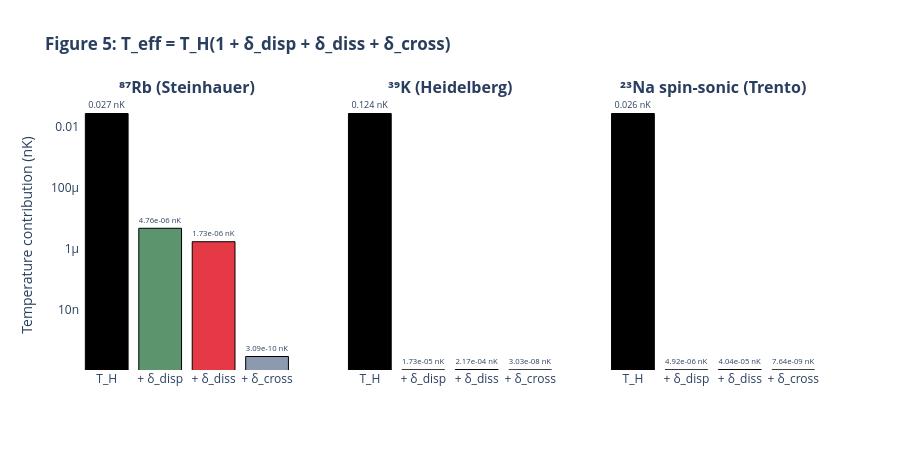

The notebook cell this image was saved under:
### Markdown cell above
**Figure 4.** The curve is the exact formula $\delta_{\text{diss}}^{\text{spin}} = \delta_{\text{diss}}^{\text{baseline}} \times (c_{\text{density}}/c_{\text{spin}})^2$ with `delta_diss_baseline` = the un-enhanced Rb-87 value computed above. Markers show specific experimental configurations.

---

### 5.5 Temperature Decomposition

### Code cell
# ────────────────────────────────────────────────
# Figure 5: Effective temperature decomposition
# T_eff = T_H · (1 + δ_disp + δ_diss + δ_cross)
# All values from the correction computation cell.
# ────────────────────────────────────────────────
fig5 = make_subplots(
    rows=1,
    cols=len(experiments),
    subplot_titles=[f"<b>{n}</b>" for n in experiments.keys()],
    shared_yaxes=True,
)

for col, (name, p) in enumerate(experiments.items(), 1):
    T_H_nK = p["T_H"] * 1e9  # Convert to nK for readability

    components = [
        ("T_H", T_H_nK, "#000000"),
        ("+ δ_disp", T_H_nK * p["delta_disp"], "#5C946E"),
        ("+ δ_diss", T_H_nK * p["delta_diss"], "#E63946"),
        ("+ δ_cross", T_H_nK * p["delta_cross"], "#8D99AE"),
    ]

    fig5.add_trace(
        go.Bar(
            x=[c[0] for c in components],
            y=[abs(c[1]) for c in components],
            marker_color=[c[2] for c in components],
            marker_line=dict(width=1, color="black"),
            text=[
                f"{c[1]:.2e} nK" if abs(c[1]) < 0.01 else f"{c[1]:.3f} nK"
                for c in components
            ],
            textposition="outside",
            textfont=dict(size=9),
            showlegend=False,
        ),
        row=1,
        col=col,
    )

fig5.update_yaxes(type="log", title_text="Temperature contribution (nK)", row=1, col=1)
fig5.update_layout(
    height=450,
    width=900,
    plot_bgcolor="white",
    title="<b>Figure 5: T_eff = T_H(1 + δ_disp + δ_diss + δ_cross)</b>",
)
fig5.show()

### Figure 1 — Plotly figure (JSON) as saved in the notebook; plotly's stock layout.template omitted (floating-point values rounded to 4 significant figures)
{"data": [{"marker": {"color": ["#000000", "#5C946E", "#E63946", "#8D99AE"], "line": {"color": "black", "width": 1}}, "showlegend": false, "text": ["0.027 nK", "4.76e-06 nK", "1.73e-06 nK", "3.09e-10 nK"], "textfont": {"size": 9}, "textposition": "outside", "type": "bar", "x": ["T_H", "+ δ_disp", "+ δ_diss", "+ δ_cross"], "xaxis": "x", "y": [0.02663, 4.756e-06, 1.727e-06, 3.086e-10], "yaxis": "y"}, {"marker": {"color": ["#000000", "#5C946E", "#E63946", "#8D99AE"], "line": {"color": "black", "width": 1}}, "showlegend": false, "text": ["0.124 nK", "1.73e-05 nK", "2.17e-04 nK", "3.03e-08 nK"], "textfont": {"size": 9}, "textposition": "outside", "type": "bar", "x": ["T_H", "+ δ_disp", "+ δ_diss", "+ δ_cross"], "xaxis": "x2", "y": [0.1239, 1.732e-05, 0.0002171, 3.034e-08], "yaxis": "y2"}, {"marker": {"color": ["#000000", "#5C946E", "#E63946", "#8D99AE"], "line": {"color": "black", "width": 1}}, "showlegend": false, "text": ["0.026 nK", "4.92e-06 nK", "4.04e-05 nK", "7.64e-09 nK"], "textfont": {"size": 9}, "textposition": "outside", "type": "bar", "x": ["T_H", "+ δ_disp", "+ δ_diss", "+ δ_cross"], "xaxis": "x3", "y": [0.02602, 4.916e-06, 4.045e-05, 7.641e-09], "yaxis": "y3"}], "layout": {"annotations": [{"font": {"size": 16}, "showarrow": false, "text": "<b>⁸⁷Rb (Steinhauer)</b>", "x": 0.1444, "xanchor": "center", "xref": "paper", "y": 1, "yanchor": "bottom", "yref": "paper"}, {"font": {"size": 16}, "showarrow": false, "text": "<b>³⁹K (Heidelberg)</b>", "x": 0.5, "xanchor": "center", "xref": "paper", "y": 1, "yanchor": "bottom", "yref": "paper"}, {"font": {"size": 16}, "showarrow": false, "text": "<b>²³Na spin-sonic (Trento)</b>", "x": 0.8556, "xanchor": "center", "xref": "paper", "y": 1, "yanchor": "bottom", "yref": "paper"}], "height": 450, "plot_bgcolor": "white", "title": {"text": "<b>Figure 5: T_eff = T_H(1 + δ_disp + δ_diss + δ_cross)</b>"}, "width": 900, "xaxis": {"anchor": "y", "domain": [0, 0.2889]}, "xaxis2": {"anchor": "y2", "domain": [0.3556, 0.6444]}, "xaxis3": {"anchor": "y3", "domain": [0.7111, 1]}, "yaxis": {"anchor": "x", "domain": [0, 1], "title": {"text": "Temperature contribution (nK)"}, "type": "log"}, "yaxis2": {"anchor": "x2", "domain": [0, 1], "matches": "y", "showticklabels": false}, "yaxis3": {"anchor": "x3", "domain": [0, 1], "matches": "y", "showticklabels": false}}}
